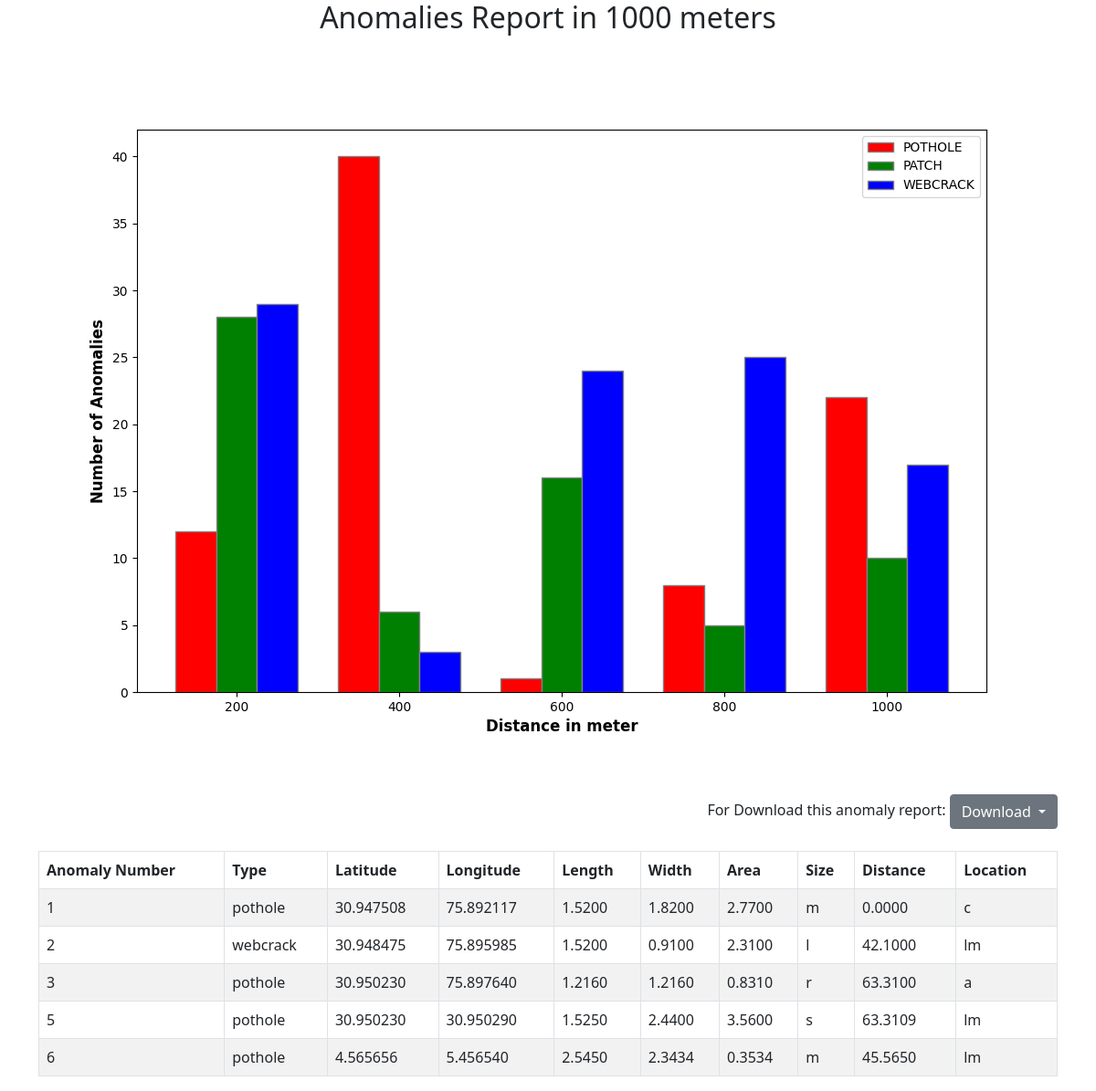
The page / on the database its author committed.
### plotapp/models.py (models this page shows, shortened)
class Anomaly(models.Model):
    ANOMALY_TYPE_CHOICES = [
        ('pothole', 'Pothole'),
        ('patch', 'Patch'),
        ('webcrack', 'Webcrack'),
    ]
    anomaly_number = models.IntegerField()
    anomaly_type = models.CharField(max_length=8, choices=ANOMALY_TYPE_CHOICES)
    lat = models.DecimalField(max_digits=9, decimal_places=6)
    lng = models.DecimalField(max_digits=9, decimal_places=6)
    length = models.DecimalField(max_digits=6, decimal_places=4)
    width = models.DecimalField(max_digits=6, decimal_places=4)
    area = models.DecimalField(max_digits=9, decimal_places=4)
    size = models.CharField(max_length=16)
    distance = models.DecimalField(max_digits=6, decimal_places=4)
    location = models.CharField(max_length=255)

### plotapp/views.py (the view)
# urls.py: 2. Add a URL to urlpatterns:  path('', views.home, name='home')
def home(request):
    barWidth = 0.25
    fig = plt.subplots(figsize =(12, 8))
    POTHOLE = [12, 40, 1, 8, 22]
    PATCH = [28, 6, 16, 5, 10]
    WEBCRACK = [29, 3, 24, 25, 17]
    br1 = np.arange(len(POTHOLE))
    br2 = [x + barWidth for x in br1]
    br3 = [x + barWidth for x in br2]
    plt.bar(br1, POTHOLE, color ='r', width = barWidth,
            edgecolor ='grey', label ='POTHOLE')
    plt.bar(br2, PATCH, color ='g', width = barWidth,
            edgecolor ='grey', label ='PATCH')
    plt.bar(br3, WEBCRACK, color ='b', width = barWidth,
            edgecolor ='grey', label ='WEBCRACK')
    plt.xlabel('Distance in meter', fontweight ='bold', fontsize = 12)
    plt.ylabel('Number of Anomalies', fontweight ='bold', fontsize = 12)
    plt.xticks([r + barWidth for r in range(len(POTHOLE))],
            ['200', '400', '600', '800', '1000'])
    plt.legend()
    fig = plt.gcf()
    buf = io.BytesIO()
    fig.savefig(buf,format='png')
    buf.seek(0)
    string = base64.b64encode(buf.read())
    uri =  urllib.parse.quote(string)
    anomalies = Anomaly.objects.all()
    return render(request,'home.html',{'data':uri,'anomalies': anomalies})

### templates/home.html (shortened to what this page needs)
<!DOCTYPE html>
<html lang="en" dir="ltr">
  <head>
    <link href="https://cdn.jsdelivr.net/npm/bootstrap@5.0.2/dist/css/bootstrap.min.css" rel="stylesheet">
  </head>
  <body>
    <div class="graph">
        <h2>Anomalies Report in 1000 meters</h2>
    </div>
    <div class="graph">
      <img alt="" height="800" ,width="800">
    </div>
    <div class="container">
      <div class="dropdown py-4 text-end">
        For Download this anomaly report:
        <a class="btn btn-secondary dropdown-toggle" href="#" role="button" id="dropdownMenuLink" data-bs-toggle="dropdown" aria-expanded="false">
           Download
        </a>
      </div>
      <table class="table table-striped table-bordered table-responsive">
        <thead>
          <tr>
            <th>Anomaly Number</th>
            <th>Type</th>
            <th>Latitude</th>
            <th>Longitude</th>
            <th>Length</th>
            <th>Width</th>
            <th>Area</th>
            <th>Size</th>
            <th>Distance</th>
            <th>Location</th>
          </tr>
        </thead>
        <tbody>
          {% for anomaly in anomalies %}
          <tr>
            <td>{{ anomaly.anomaly_number }}</td>
            <td>{{ anomaly.anomaly_type }}</td>
            <td>{{ anomaly.lat }}</td>
            <td>{{ anomaly.lng }}</td>
            <td>{{ anomaly.length }}</td>
            <td>{{ anomaly.width }}</td>
            <td>{{ anomaly.area }}</td>
            <td>{{ anomaly.size }}</td>
            <td>{{ anomaly.distance }}</td>
            <td>{{ anomaly.location }}</td>
          </tr>
          {% endfor %}
        </tbody>
      </table>
    </div>
  </body>
</html>

### templates/home.html (style rules this page uses)
.graph { text-align: center; }

### rows shown on the page
Anomaly: anomaly_number "1", anomaly_type "pothole", lat "30.947508", lng "75.892117", length "1.5200", width "1.8200", area "2.7700", size "m", distance "0.0000", location "c"
Anomaly: anomaly_number "2", anomaly_type "webcrack", lat "30.948475", lng "75.895985", length "1.5200", width "0.9100", area "2.3100", size "l", distance "42.1000", location "lm"
Anomaly: anomaly_number "3", anomaly_type "pothole", lat "30.950230", lng "75.897640", length "1.2160", width "1.2160", area "0.8310", size "r", distance "63.3100", location "a"
Anomaly: anomaly_number "5", anomaly_type "pothole", lat "30.950230", lng "30.950290", length "1.5250", width "2.4400", area "3.5600", size "s", distance "63.3109", location "lm"
Anomaly: anomaly_number "6", anomaly_type "pothole", lat "4.565656", lng "5.456540", length "2.5450", width "2.3434", area "0.3534", size "m", distance "45.5650", location "lm"
